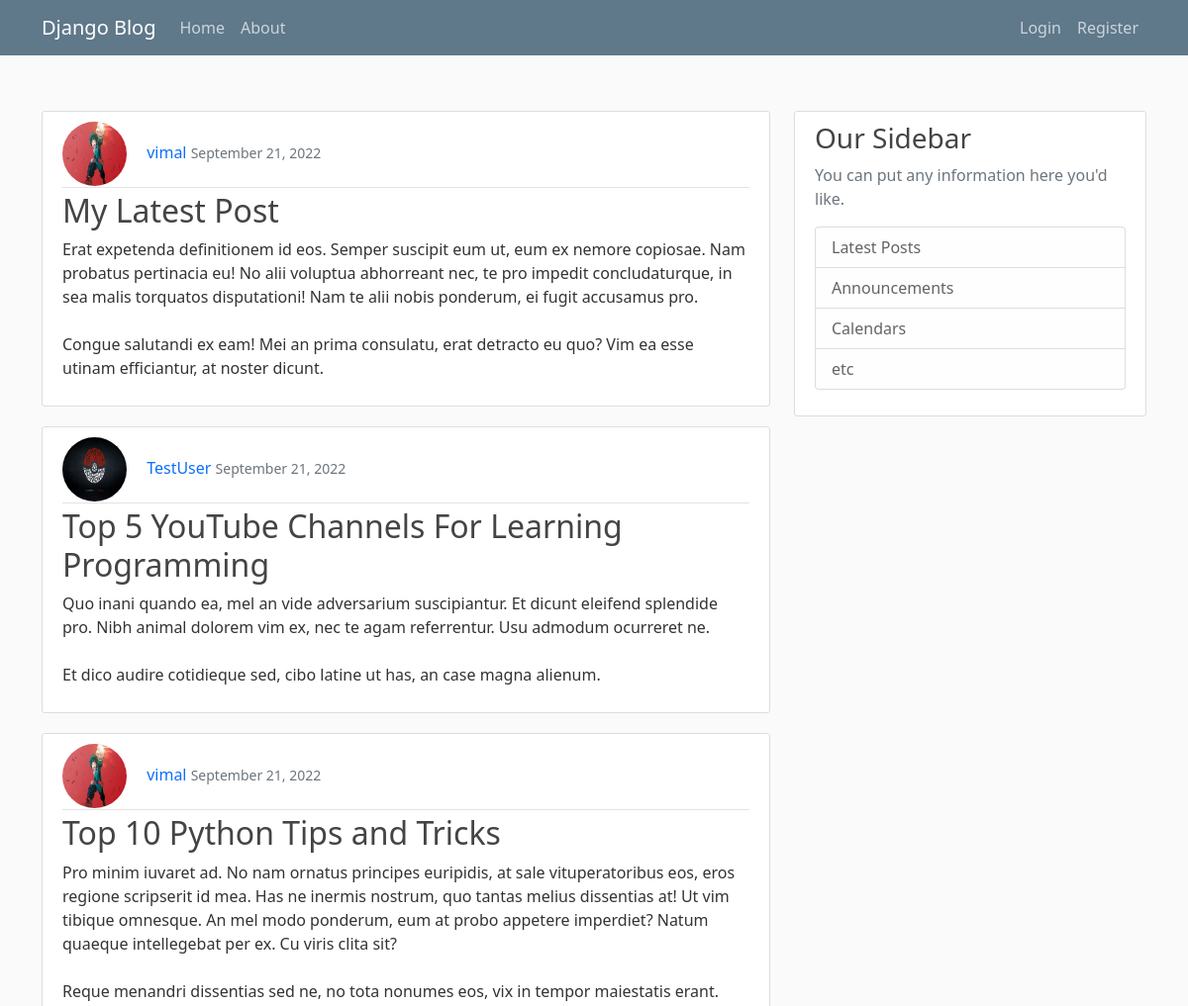
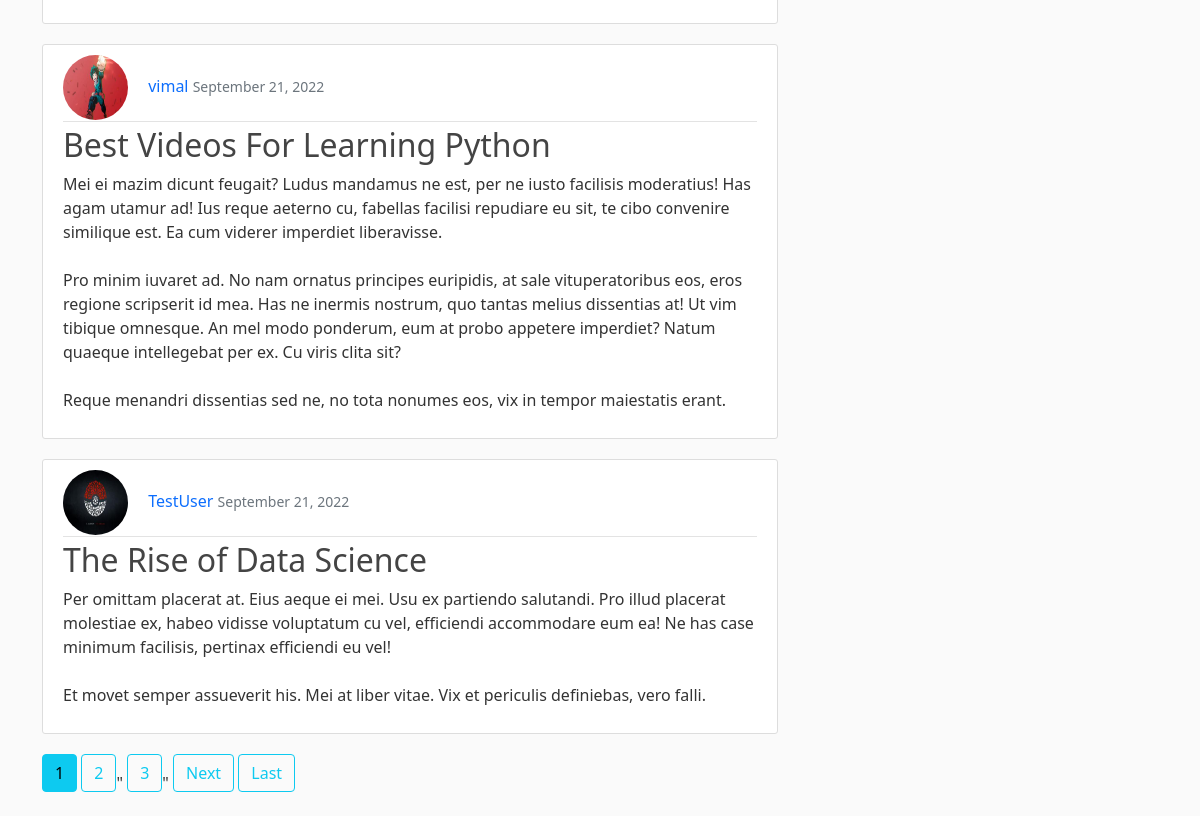
The page / on the database its author committed (2 pictures, top to bottom).
### blog/models.py (models this page shows, shortened)
class Post(models.Model):
    title = models.CharField(max_length=100)
    content = models.TextField()
    date_posted = models.DateTimeField(default=timezone.now)
    author = models.ForeignKey(User, on_delete=models.CASCADE)

### user/models.py (models this page shows, shortened)
class Profile(models.Model):
    user = models.OneToOneField(User, on_delete=models.CASCADE)
    image = models.ImageField(default='default.jpg', upload_to='profile_pics',)

### blog/views.py (the view)
# urls.py: path('', PostListView.as_view(), name="blog-home"),
class PostListView(ListView):
    model = Post
    template_name= 'blog/home.html'
    context_object_name= 'posts'
    ordering = ['-date_posted']
    paginate_by = 5

### blog/templates/blog/home.html (shortened to what this page needs)
{% extends  "blog/base.html" %}
{% block content %}
{% for post in posts %}
    <article class="media content-section">
        <div class="media-body">
        <div class="article-metadata">
            <img class="rounded-circle article-img " src="{{post.author.profile.image.url}}" >
            <a class="mr-2" href="{% url 'user-posts' post.author.username %}"style="text-decoration: none">{{ post.author }}</a>
            <small class="text-muted" style="text-decoration: none">{{ post.date_posted|date:"F d, Y" }}</small>
        </div>
        <h2><a class="article-title" href="{% url 'post-detail' post.id %}" style="text-decoration: none;">{{ post.title }}</a></h2>
        <p class="article-content">{{ post.content }}</p>
        </div>
    </article>
{% endfor %}
{% if is_paginated %}
    {% for num in page_obj.paginator.page_range %}
        {% if page_obj.number == num %}
            <a class="btn btn-info mb-4" href="?page={{ num }}">{{ num }}</a>
        {% elif num > page_obj.number|add:'-3' and num < page_obj.number|add:'3' %}
            <a class="btn btn-outline-info mb-4" href="?page={{ num }}">{{ num }}</a>"
        {% endif %}
    {% endfor %}
    {% if page_obj.has_next %}
        <a class="btn btn-outline-info mb-4" href="?page={{ page_obj.next_page_number }}">Next</a>
        <a class="btn btn-outline-info mb-4" href="?page={{ page_obj.paginator.num_pages }}">Last</a>
    {% endif %}
{% endif %}
{% endblock %}

### blog/templates/blog/base.html (shortened to what this page needs)
{% load static %}
<!DOCTYPE html>
<html lang="en">
<head>
    <link href="https://cdn.jsdelivr.net/npm/bootstrap@5.0.2/dist/css/bootstrap.min.css" rel="stylesheet">
    <link rel="stylesheet" href="{% static 'blog/main.css' %}">
</head>
<body>
    <header class="site-header p-3">
        <nav class="navbar navbar-expand-md navbar-dark bg-steel fixed-top">
          <div class="container">
            <a class="navbar-brand mr-4" href="/">Django Blog</a>
            <div class="collapse navbar-collapse" id="navbarToggle">
              <div class="navbar-nav me-auto">
                <a class="nav-item nav-link" href="{% url 'blog-home' %}">Home</a>
                <a class="nav-item nav-link" href="{% url 'blog-about' %}">About</a>
              </div>
              <div class="navbar-nav ms-auto">
                {% if user.is_authenticated %}
                  <a class="nav-item nav-link" href="{% url 'post-create' %}">New Post</a>
                  <a class="nav-item nav-link" href="{% url 'profile' %}">Account</a>
                  <a class="nav-item nav-link" href="{% url 'logout' %}">Logout</a>
                {% else %}
                  <a class="nav-item nav-link" href="{% url 'login' %}">Login</a>
                  <a class="nav-item nav-link" href="{% url 'register' %}">Register</a>
                {% endif %}
              </div>
            </div>
          </div>
        </nav>
      </header>
    <main role="main" class="container">
    <div class="row">
        <div class="col-md-8">
        {% block content %}{% endblock %}
        </div>
        <div class="col-md-4">
        <div class="content-section">
            <h3>Our Sidebar</h3>
            <p class='text-muted'>You can put any information here you'd like.
            <ul class="list-group">
                <li class="list-group-item list-group-item-light">Latest Posts</li>
                <li class="list-group-item list-group-item-light">Announcements</li>
                <li class="list-group-item list-group-item-light">Calendars</li>
                <li class="list-group-item list-group-item-light">etc</li>
            </ul>
            </p>
        </div>
        </div>
    </div>
    </main>
</body>
</html>

### blog/static/blog/main.css (style rules this page uses)
body { background: #fafafa; color: #333333; margin-top: 5rem; }
h1, h2, h3, h4, h5, h6 { color: #444444; }
ul { margin: 0; }
.bg-steel { background-color: #5f788a; }
.site-header .navbar-nav .nav-link { color: #cbd5db; }
.content-section { background: #ffffff; padding: 10px 20px; border: 1px solid #dddddd; border-radius: 3px; margin-bottom: 20px; }
.article-title { color: #444444; }
.article-content { white-space: pre-line; }
.article-img { height: 65px; width: 65px; margin-right: 16px; }
.article-metadata { padding-bottom: 1px; margin-bottom: 4px; border-bottom: 1px solid #e3e3e3 }

### rows shown on the page
Post: author.profile.image (picture), author "vimal", date_posted "September 21, 2022", title "My Latest Post", content "Erat expetenda definitionem id eos. Semper suscipit eum ut, eum ex nemore copiosae. Nam probatus pertinacia eu! No alii voluptua abhorreant nec, te pro impedit concludaturque, in sea malis torquatos disputationi! Nam te alii nobis ponderum, ei fugit accusamus pro. Congue salutandi ex eam! Mei an prima consulatu, erat detracto eu quo? Vim ea esse utinam efficiantur, at noster dicunt."
Post: author.profile.image (placeholder picture), author "TestUser", date_posted "September 21, 2022", title "Top 5 YouTube Channels For Learning Programming", content "Quo inani quando ea, mel an vide adversarium suscipiantur. Et dicunt eleifend splendide pro. Nibh animal dolorem vim ex, nec te agam referrentur. Usu admodum ocurreret ne. Et dico audire cotidieque sed, cibo latine ut has, an case magna alienum."
Post: author.profile.image (picture), author "vimal", date_posted "September 21, 2022", title "Top 10 Python Tips and Tricks", content "Pro minim iuvaret ad. No nam ornatus principes euripidis, at sale vituperatoribus eos, eros regione scripserit id mea. Has ne inermis nostrum, quo tantas melius dissentias at! Ut vim tibique omnesque. An mel modo ponderum, eum at probo appetere imperdiet? Natum quaeque intellegebat per ex. Cu viris clita sit? Reque menandri dissentias sed ne, no tota nonumes eos, vix in tempor maiestatis erant."
Post: author.profile.image (picture), author "vimal", date_posted "September 21, 2022", title "Best Videos For Learning Python", content "Mei ei mazim dicunt feugait? Ludus mandamus ne est, per ne iusto facilisis moderatius! Has agam utamur ad! Ius reque aeterno cu, fabellas facilisi repudiare eu sit, te cibo convenire similique est. Ea cum viderer imperdiet liberavisse. Pro minim iuvaret ad. No nam ornatus principes euripidis, at sale vituperatoribus eos, eros regione scripserit id mea. Has ne inermis nostrum, quo tantas melius dissentias at! Ut vim tibique omnesque. An mel modo ponderum, eum at probo appetere imperdiet? Natum quaeque intellegebat per ex. Cu viris clita sit? Reque menandri dissentias sed ne, no tota nonumes eos, vix in tempor maiestatis erant."
Post: author.profile.image (placeholder picture), author "TestUser", date_posted "September 21, 2022", title "The Rise of Data Science", content "Per omittam placerat at. Eius aeque ei mei. Usu ex partiendo salutandi. Pro illud placerat molestiae ex, habeo vidisse voluptatum cu vel, efficiendi accommodare eum ea! Ne has case minimum facilisis, pertinax efficiendi eu vel! Et movet semper assueverit his. Mei at liber vitae. Vix et periculis definiebas, vero falli."

### other values the page prints
{{ num }} "1"
{{ num }} "2" "3"
